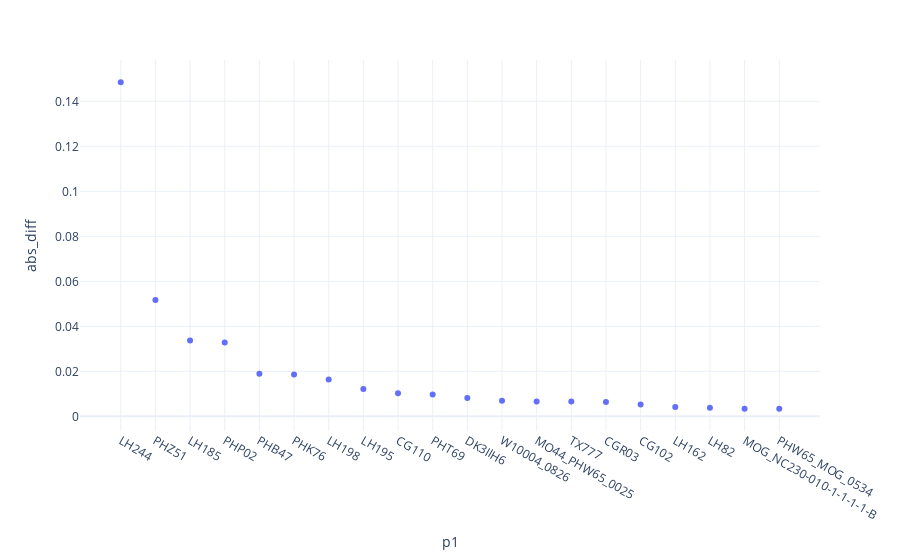

This figure's notebook cell:
### Code cell
px.scatter(temp.head(20), y = 'abs_diff', x = 'p1')

### Figure 1 — Plotly figure (JSON) as saved in the notebook; plotly's stock layout.template omitted (floating-point values rounded to 4 significant figures)
{"data": [{"hovertemplate": "p1=%{x}<br>abs_diff=%{y}<extra></extra>", "legendgroup": "", "marker": {"color": "#636efa", "symbol": "circle"}, "mode": "markers", "name": "", "orientation": "v", "showlegend": false, "type": "scatter", "x": ["LH244", "PHZ51", "LH185", "PHP02", "PHB47", "PHK76", "LH198", "LH195", "CG110", "PHT69", "DK3IIH6", "W10004_0826", "MO44_PHW65_0025", "TX777", "CGR03", "CG102", "LH162", "LH82", "MOG_NC230-010-1-1-1-1-B", "PHW65_MOG_0534"], "xaxis": "x", "y": [0.1484, 0.05172, 0.03368, 0.03284, 0.01889, 0.01854, 0.01632, 0.01213, 0.01028, 0.009694, 0.008165, 0.006888, 0.006575, 0.006575, 0.006366, 0.005296, 0.004171, 0.003843, 0.003392, 0.003392], "yaxis": "y"}], "layout": {"legend": {"tracegroupgap": 0}, "margin": {"t": 60}, "xaxis": {"anchor": "y", "domain": [0, 1], "title": {"text": "p1"}}, "yaxis": {"anchor": "x", "domain": [0, 1], "title": {"text": "abs_diff"}}}}
